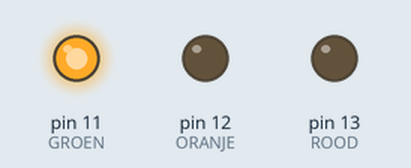
Bench run of a sketch on a simulated Arduino Uno, built with avr-gcc and run on an emulated ATmega328P. Shown: output pins drawn as LEDs (lit = HIGH).

Above: at 2.5 s.
At 6.0 s:
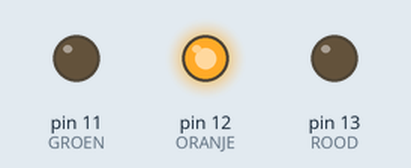
At 9.5 s:
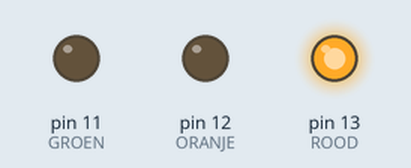
Timing chart, 0 to 15.6 s (numbered marks = the images above):
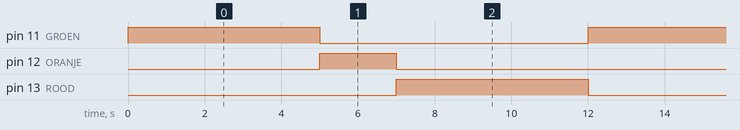

The sketch:

verkeerslicht_code.ino
```cpp
/*
 * Verkeerslicht
 *
 * Het groene LEDje brandt voor 5 seconden, dan het oranje voor 2 seconden,
 * waarna het rode LEDje brandt voor 5 seconden. Dit blijft zich herhalen.
 */

// variabelen aanmaken
int ROOD = 13;      // het rode ledje aan pin 13
int ORANJE = 12;    // het oranje of gele ledje aan pin 12
int GROEN = 11;     // het groene ledje aan pin 11

// wordt eenmaal uitgevoerd wanneer je start of reset
void setup() {
  pinMode(ROOD, OUTPUT);
  pinMode(ORANJE, OUTPUT);
  pinMode(GROEN, OUTPUT);
}

// blijft herhaald worden
void loop() {
  // het groene ledje (en alleen het groene) brandt voor 5 seconden
  digitalWrite(ROOD, LOW);
  digitalWrite(ORANJE, LOW);
  digitalWrite(GROEN, HIGH);
  delay(5000);

  // het oranje ledje (en alleen het oranje) brandt voor 2 seconden
  digitalWrite(ROOD, LOW);
  digitalWrite(ORANJE, HIGH);
  digitalWrite(GROEN, LOW);
  delay(2000);

  // het rode ledje (en alleen het rode) brandt voor 5 seconden
  digitalWrite(ROOD, HIGH);
  digitalWrite(ORANJE, LOW);
  digitalWrite(GROEN, LOW);
  delay(5000);
}
```

Measured:
- by itself, pin 11 (GROEN), pin 13 (ROOD): alternates HIGH for 5.0 s and LOW for 7.0 s
- by itself, pin 12 (ORANJE): alternates HIGH for 2.0 s and LOW for 10.0 s
- by itself, everything shown: repeats every 12.0 s, in 3 steps
